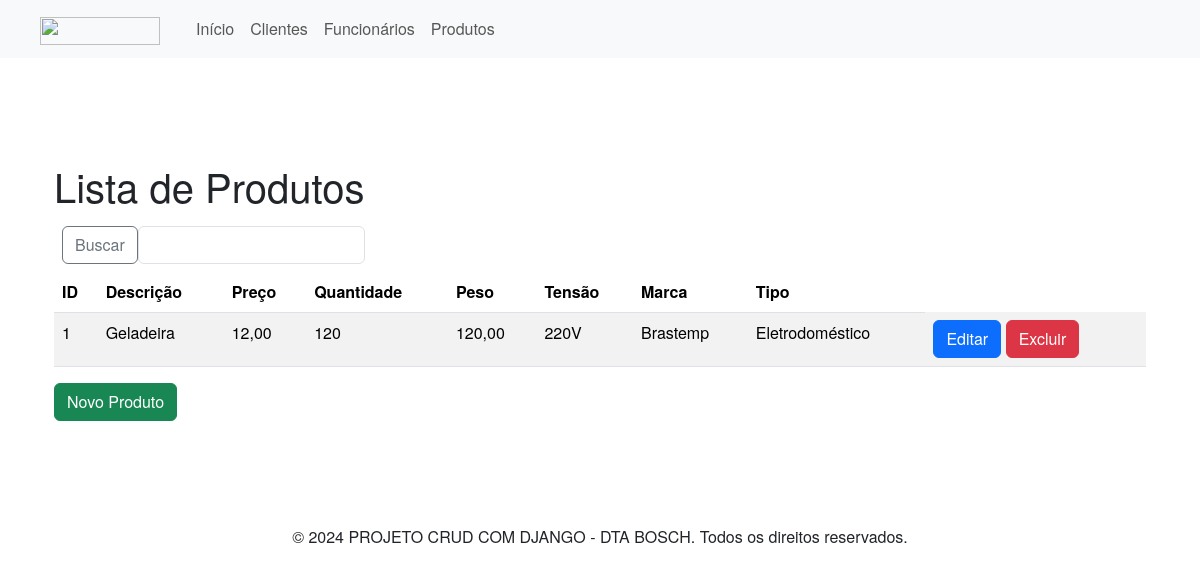
/produtos/, run on the app's committed database.
### produtos/models.py (models this page shows)
class Produtos(models.Model):
    escolha_tensao=(
        ("110V","110 Volts"),
        ("220V","220 Volts"),
    )
    descricao = models.CharField(max_length=200)
    preco = models.DecimalField(max_digits=10, decimal_places=2)
    quantidade = models.CharField(max_length=50,null=True)
    peso = models.DecimalField(max_digits=8, decimal_places=2,null=True)
    tensao = models.CharField(max_length=4, choices=escolha_tensao, blank=False, null=False,default="Escolha uma opção")
    marca = models.CharField(max_length=50)
    tipo = models.CharField(max_length=50,null=True)

### produtos/views.py (the view)
# urls.py: path('', views.lista_produtos, name='lista_produtos'),
def lista_produtos(request):
    produtos = Produtos.objects.all()
    busca = request.GET.get('search')
    if busca:
        produtos = produtos.filter(descricao__icontains = busca)
    return render(request, 'produtos/lista_produtos.html', {'produtos': produtos})

### produtos/templates/produtos/lista_produtos.html
{% extends "base.html" %}
{% block content %}
<div class="container">
    <h1>Lista de Produtos</h1>
    <form method="GET" class= "d-inline-flex p-2 bd-highlight">
        <div class="input-group-prepend">
            <button class="btn btn-outline-secondary" type="submit" id="button-addon1">Buscar</button>
        </div>
            <input type="text" class="form-control" placeholder="" name="search" id="search">
    </form>
    <table class="table table-striped">
        <thead>
            <tr>
                <th>ID</th>
                <th>Descrição</th>
                <th>Preço</th>
                <th>Quantidade</th>
                <th>Peso</th>
                <th>Tensão</th>
                <th>Marca</th>
                <th>Tipo</th>
            </tr>
        </thead>
        <tbody>
            {% for produto in produtos %}
            <tr>
                <td>{{ produto.id }}</td>
                <td>{{ produto.descricao }}</td>
                <td>{{ produto.preco }}</td>
                <td>{{ produto.quantidade}}</td>
                <td>{{ produto.peso }}</td>
                <td>{{ produto.tensao}}</td>
                <td>{{ produto.marca }}</td>
                <td>{{ produto.tipo }}</td>
                <td>
                    <a href="{% url 'edita_produto' produto.id %}" class="btn btn-primary">Editar</a>
                    <a href="{% url 'deleta_produto' produto.id %}" class="btn btn-danger">Excluir</a>
                </td>
            </tr>
            {% endfor %}
        </tbody>
    </table>
    <a href="{% url 'cria_produto' %}" class="btn btn-success">Novo Produto</a>
</div>
{% endblock %}

### static/styles/style.css (style rules this page uses)
* { font-family: boschsans, Helvetica Neue, Helvetica, Arial, sans-serif; }

### data on the page
Produtos: id "1", descricao "Geladeira", preco "12,00", quantidade "120", peso "120,00", tensao "220V", marca "Brastemp", tipo "Eletrodoméstico"
